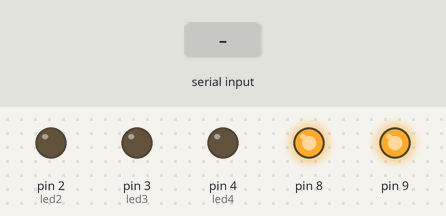
Recording of a sketch running on a simulated Arduino Uno, built with avr-gcc and run on an emulated ATmega328P. Parts: output pins drawn as LEDs (lit = HIGH). The inputs (shaded band) are chosen by the test bench. What the sketch prints to the serial monitor is not drawn.

Above: at 1.7 s.
1.8 s: "rojo" received over the second serial link
At 2.6 s:
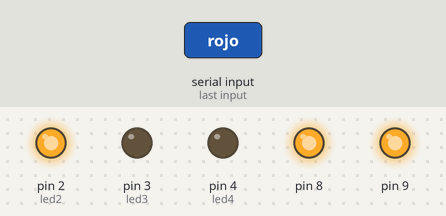
3.3 s: "amarillo" received over the second serial link
At 3.8 s:
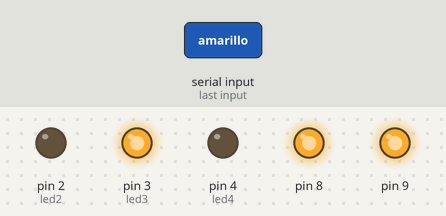
4.8 s: "verde" received over the second serial link
At 6.0 s:
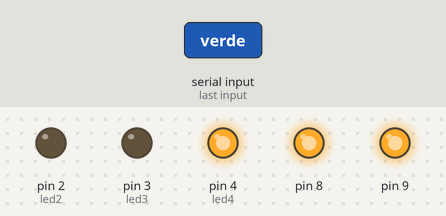
6.3 s: "todos" received over the second serial link
At 7.3 s:
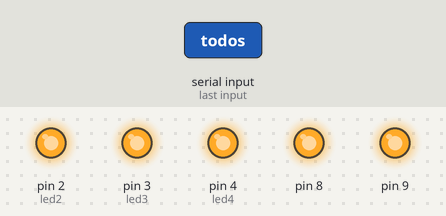
7.8 s: "off" received over the second serial link
At 8.4 s:
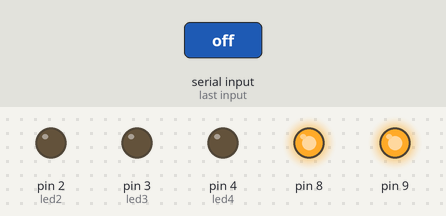
Timing chart, 0 to 10.3 s (numbered marks = the images above; inputs shaded):
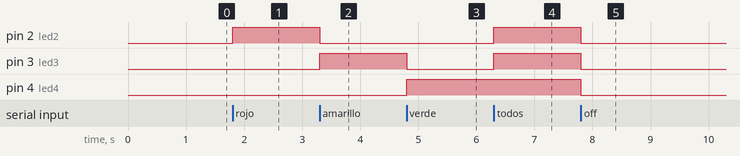

The sketch:

bluetoothLed.ino
```cpp
#include <SoftwareSerial.h>

const int led2 = 2;
const int led3 = 3;
const int led4 = 4;
String content;

SoftwareSerial BT1(10, 11); // RX | TX

void setup(){

     pinMode(led2, OUTPUT);
     pinMode(led3, OUTPUT);
     pinMode(led4, OUTPUT);

     pinMode(8, OUTPUT);
     pinMode(9, OUTPUT);
     digitalWrite(9, HIGH);
     delay (500);
     Serial.begin(9600);
     Serial.println("Levantando el modulo HC-06");
     digitalWrite (8, HIGH);
     Serial.println("Esperando comandos AT:");
     BT1.begin(9600);
}

void loop(){

  if (BT1.available()){
    char c = BT1.read();
    content.concat(c);
    if(content == "rojo"){
      digitalWrite(led2, HIGH);
      digitalWrite(led3, LOW);
      digitalWrite(led4, LOW);
      content = "";
    }
    if(content == "amarillo"){
      digitalWrite(led3, HIGH);
      digitalWrite(led2, LOW);
      digitalWrite(led4, LOW);
      content = "";
    }
    if(content == "verde"){
      digitalWrite(led4, HIGH);
      digitalWrite(led3, LOW);
      digitalWrite(led2, LOW);
      content = "";
    }
    if(content == "todos"){
      digitalWrite(led4, HIGH);
      digitalWrite(led3, HIGH);
      digitalWrite(led2, HIGH);
      content = "";
    }
    if(content == "off"){
      digitalWrite(led4, LOW);
      digitalWrite(led3, LOW);
      digitalWrite(led2, LOW);
      content = "";
    }
  }
}
```

Measured:
- after the input at 1.8 s, pin 2 (led2): LOW → HIGH at once
- after the input at 3.3 s, pin 2 (led2): HIGH → LOW at once; pin 3 (led3): LOW → HIGH at once
- after the input at 4.8 s, pin 3 (led3): HIGH → LOW at once; pin 4 (led4): LOW → HIGH at once
- after the input at 6.3 s, pin 2 (led2), pin 3 (led3): LOW → HIGH at once
- after the input at 7.8 s, pin 2 (led2), pin 3 (led3), pin 4 (led4): HIGH → LOW at once
